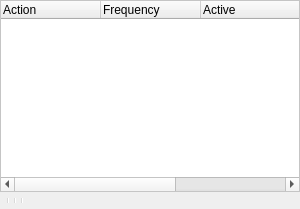
      <widget class="QWidget" name="pageScheduler">
       <layout class="QGridLayout" name="gridLayout_64">
        <property name="margin">
         <number>0</number>
        </property>
        <property name="spacing">
         <number>0</number>
        </property>
        <item row="0" column="0">
         <widget class="QTreeWidget" name="treeWidgetSchedules">
          <property name="minimumSize">
           <size>
            <width>300</width>
            <height>0</height>
           </size>
          </property>
          <property name="styleSheet">
           <string notr="true">QTreeWidget {
	background-color: rgb(255, 255, 255);
}</string>
          </property>
          <column>
           <property name="text">
            <string>Action</string>
           </property>
          </column>
          <column>
           <property name="text">
            <string>Frequency</string>
           </property>
          </column>
          <column>
           <property name="text">
            <string>Active</string>
           </property>
          </column>
          <column>
           <property name="text">
            <string>Status</string>
           </property>
          </column>
          <column>
           <property name="text">
            <string>Details</string>
           </property>
          </column>
         </widget>
        </item>
        <item row="1" column="0">
         <widget class="QFrame" name="toolFrameScheduler">
          <property name="sizePolicy">
           <sizepolicy hsizetype="Expanding" vsizetype="Preferred">
            <horstretch>0</horstretch>
            <verstretch>0</verstretch>
           </sizepolicy>
          </property>
          <property name="styleSheet">
           <string notr="true">QToolButton {
    border: 1px solid transparent;
    background-color: transparent;
}

 QToolButton:pressed {
     background-color: qlineargradient(x1: 0, y1: 0, x2: 0, y2: 1,
                                       stop: 0 #dadbde, stop: 1 #f6f7fa);
 }

QToolButton:checked {
     border: 1px solid rgb(78, 96, 255);
     background-color: qlineargradient(x1: 0, y1: 0, x2: 0, y2: 1,
                                       stop: 0 #dadbde, stop: 1 #f6f7fa);
}

 QToolButton:hover {
     border: 1px solid rgb(78, 96, 255);
     background-color: qlineargradient(x1: 0, y1: 0, x2: 0, y2: 1,
                                       stop: 0 #dadbde, stop: 1 #f6f7fa);
 }
 QToolButton[popupMode=&quot;1&quot;] { /* only for MenuButtonPopup */
     padding-right: 20px; /* make way for the popup button */
 }

/* the subcontrols below are used only in the MenuButtonPopup mode */
 QToolButton::menu-button {
     border: 1px solid transparent;
     /* 16px width + 4px for border = 20px allocated above */
     width: 16px;
 }

QToolButton::menu-button:hover {
    border: 1px solid rgb(78, 96, 255);
	border-left-color: 1px solid transparent;
     /* 16px width + 4px for border = 20px allocated above */
     width: 16px;
 }

 QToolButton::menu-arrow:open {
     top: 1px; left: 1px; /* shift it a bit */
 }</string>
          </property>
          <property name="frameShape">
           <enum>QFrame::NoFrame</enum>
          </property>
          <property name="frameShadow">
           <enum>QFrame::Raised</enum>
          </property>
          <layout class="QGridLayout" name="gridLayout_63">
           <property name="margin">
            <number>0</number>
           </property>
           <property name="spacing">
            <number>0</number>
           </property>
           <item row="0" column="0">
            <widget class="QToolBar" name="toolBarScheduler">
             <property name="styleSheet">
              <string notr="true">QToolBar {
	border-color: 2px solid transparent;
}</string>
             </property>
             <property name="iconSize">
              <size>
               <width>16</width>
               <height>16</height>
              </size>
             </property>
             <property name="toolButtonStyle">
              <enum>Qt::ToolButtonTextBesideIcon</enum>
             </property>
             <addaction name="actionAddScheduledTask"/>
             <addaction name="actionRemoveScheduledTask"/>
             <addaction name="separator"/>
             <addaction name="actionToggleTask"/>
             <addaction name="separator"/>
             <addaction name="actionSheduleMoveUp"/>
             <addaction name="actionScheduleMoveDown"/>
             <addaction name="separator"/>
             <addaction name="actionScheduleProperties"/>
            </widget>
           </item>
          </layout>
         </widget>
        </item>
       </layout>
      </widget>
